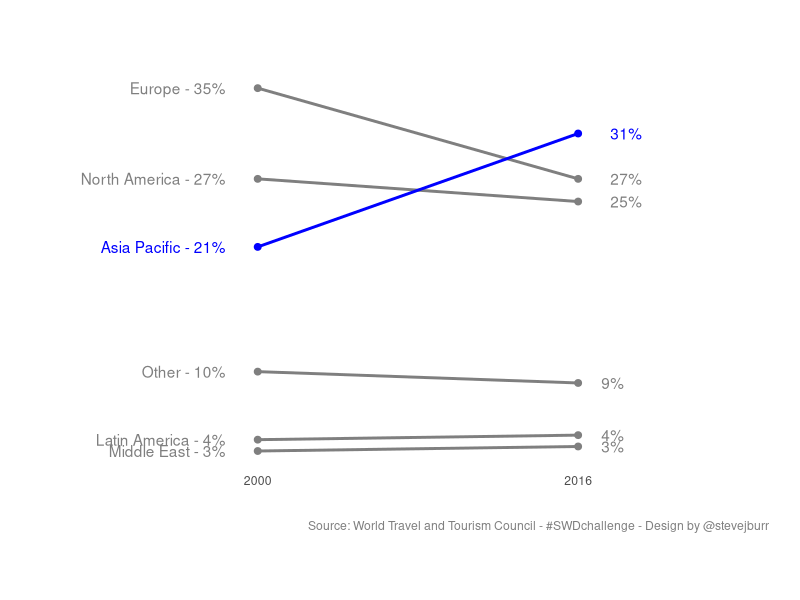

Here is the R script that generated this plot:
#swd challenge 08/09/2018

library(tidyverse)
library(readxl)
library(grid)
library(gridExtra)

#read in data
data <- read_xlsx("DATA+for+Sept18+SWDchallenge.xlsx")

#default read-in of file isn't quite right, reformat the data
colnames(data) <- c("Region","2000","2016")
data <- data[3:8,]

#create nice text labels before splitting data

data %>% mutate(LHlabel = paste0(Region," - ",scales::percent(`2000`))) %>%
  mutate(RHlabel = scales::percent(round(`2016`,2))) -> data

data.other <- data%>%filter(Region!="Asia Pacific")
data.ap <- data%>%filter(Region=="Asia Pacific")

highlightCol <- "blue"
lowlightCol <- "grey50"

#colour the words in the title to match the colours in the graph
#see: https://stackoverflow.com/questions/49735290/ggplot2-color-individual-words-in-title

t1 <- textGrob(expression(phantom(bold("Asia Pacific")) * " is now the largest global market for tourism - it should be the focus for businesses"),
               x = 0.05, y = 1.06, gp = gpar(col = lowlightCol),just="left")

t2 <- textGrob(expression(bold("Asia Pacific") * phantom(" is now the largest global market for tourism - it should be the focus for businesses")),
               x = 0.05, y = 1.06, gp = gpar(col = highlightCol),just="left")
t3 <- textGrob("Region share of total tourism contribution to GDP",
               x = 0.05, y = 1.03, gp = gpar(col = lowlightCol,fontsize=10),just="left")

ggplot() + geom_segment(data=data.other,aes(x=0,xend=1,y=`2000`,yend=`2016`),col=lowlightCol,size=1) +
  geom_segment(data=data.ap,aes(x=0,xend=1,y=`2000`,yend=`2016`), col=highlightCol,size=1) +
  geom_point(data=data.ap,aes(x=0,y=`2000`),col=highlightCol,size=2) +
  geom_point(data=data.ap,aes(x=1,y=`2016`),col=highlightCol,size=2) +
  geom_point(data=data.other,aes(x=0,y=`2000`),col=lowlightCol,size=2) +
  geom_point(data=data.other,aes(x=1,y=`2016`),col=lowlightCol,size=2) +
  geom_text(data=data.other,aes(x=0,y=`2000`,label=LHlabel),hjust=1,col=lowlightCol,nudge_x=-0.1) +
  geom_text(data=data.ap,aes(x=0,y=`2000`,label=LHlabel),hjust=1,col=highlightCol,nudge_x=-0.1) +
  geom_text(data=data.other,aes(x=1,y=`2016`,label=RHlabel),hjust=-1,col=lowlightCol)+
  geom_text(data=data.ap,aes(x=1,y=`2016`,label=RHlabel),hjust=-1,col=highlightCol)+
  scale_x_continuous(expand=c(0.3,0.3),breaks=c(0,1),labels=c("2000","2016")) +
  theme_minimal() +
  theme(panel.grid=element_blank(),
        text= element_text(colour="grey50"),
        axis.text.y=element_blank(),
        axis.title=element_blank(),
        plot.margin=unit(c(3.5,1,1,1),"lines"),
        plot.caption=element_text(hjust=1,mar=unit(c(3,1,1,1),"lines"))) +
  labs(caption="Source: World Travel and Tourism Council - #SWDchallenge - Design by @stevejburr") +
    annotation_custom(grobTree(t1, t2,t3)) -> p

g <- ggplot_gtable(ggplot_build(p))
g$layout$clip[g$layout$name == "panel"] <- "off"


ggsave("plot.png",plot=g, height=8, width=8)




                        